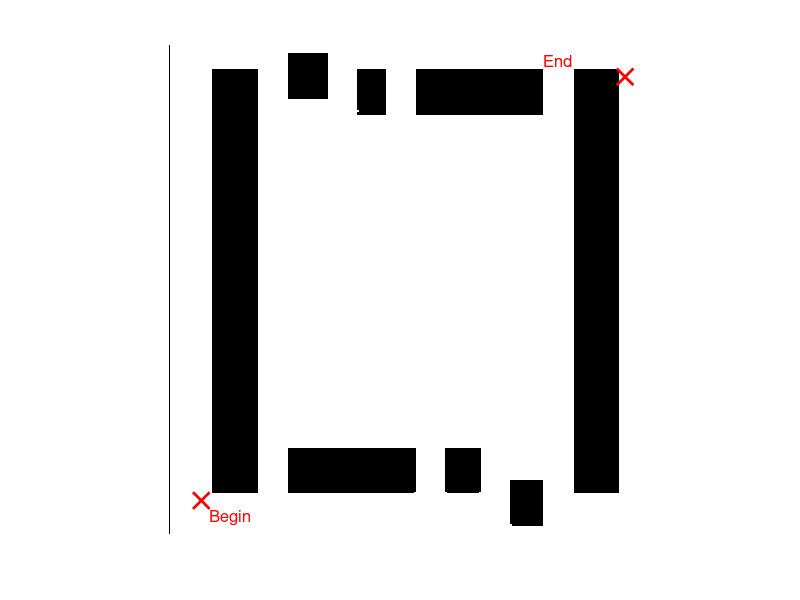

Here is the MATLAB script that generated this plot: (Note: this script raises an error after producing the figure.)
clear; clc; close all

%% CARGA Y VISUALIZACIÓN DEL MAPA
load mapa_2
imshow(mapa_bin);
hold on;
inicio = [20, 280];
final  = [280, 20];
plot(inicio(1), inicio(2), 'xr', 'LineWidth', 2, 'MarkerSize', 12);
text(inicio(1) + 5, inicio(2) + 10, 'Begin', 'Color', 'red', 'FontSize', 12);
plot(final(1), final(2), 'xr', 'LineWidth', 2, 'MarkerSize', 12);
text(final(1) - 50, final(2) - 10, 'End', 'Color', 'red', 'FontSize', 12);

%% PARÁMETROS PSO
N = 4;                % Número de puntos intermedios
D = 2 * N;            % Dimensión del vector posición
Ne = 80;              % Tamaño del enjambre
MaxIte = 1700;         % Iteraciones máximas
W = 0.7;              % Inercia
C1 = 1.5;             % Coef. cognitivo
C2 = 1.5;             % Coef. social

%% INICIALIZACIÓN
mapSize = size(mapa_bin,1);
X = randi([1 mapSize], Ne, D); % Posiciones
V = zeros(Ne, D);              % Velocidades
J = zeros(Ne, 1);              % Fitness

for i = 1:Ne
    J(i) = Ruta(X(i,:)', mapa_bin, inicio, final);
end

pBest = X;
JpBest = J;
[JgBest, idxBest] = min(J);
gBest = X(idxBest,:);

%% GRÁFICA DE RUTA
h_line = plot(NaN, NaN, 'b-', 'LineWidth', 2);
h_points = plot(NaN, NaN, 'ro', 'MarkerFaceColor', 'r', 'MarkerSize', 6);

%% ITERACIÓN PSO
J_graf = zeros(1, MaxIte);
for ite = 1:MaxIte
    for i = 1:Ne
        % ACTUALIZAR VELOCIDAD Y POSICIÓN
        r1 = rand(1, D);
        r2 = rand(1, D);
        V(i,:) = W * V(i,:) + C1*r1.*(pBest(i,:) - X(i,:)) + C2*r2.*(gBest - X(i,:));
        X(i,:) = X(i,:) + V(i,:);
        X(i,:) = round(X(i,:));
        
        % VERIFICACIÓN DE RANGOS
        X(i,:) = max(min(X(i,:), mapSize), 1);

        % EVALUACIÓN
        Ji = Ruta(X(i,:)', mapa_bin, inicio, final);

        % ACTUALIZAR pBest y gBest
        if Ji < JpBest(i)
            pBest(i,:) = X(i,:);
            JpBest(i) = Ji;
            if Ji < JgBest
                gBest = X(i,:);
                JgBest = Ji;
            end
        end
    end

    % ACTUALIZAR GRÁFICA
    xPts = gBest(1:N);
    yPts = gBest(N+1:end);
    [x_sort, idx] = sort(xPts);
    y_sort = yPts(idx);
    ruta_x = [inicio(1), x_sort, final(1)];
    ruta_y = [inicio(2), y_sort, final(2)];
    set(h_line, 'XData', ruta_x, 'YData', ruta_y);
    set(h_points, 'XData', x_sort, 'YData', y_sort);
    drawnow

    % GUARDAR FITNESS
    J_graf(ite) = JgBest;

    % LOG
    disp(['Iteración: ', num2str(ite), ' | JBest: ', num2str(JgBest)])
end

%% GRAFICAR CONVERGENCIA
figure
plot(1:MaxIte, J_graf, 'LineWidth', 2)
xlabel('Iteraciones'); ylabel('Fitness J'); title('Convergencia PSO')
set(gca, 'FontSize', 12)

